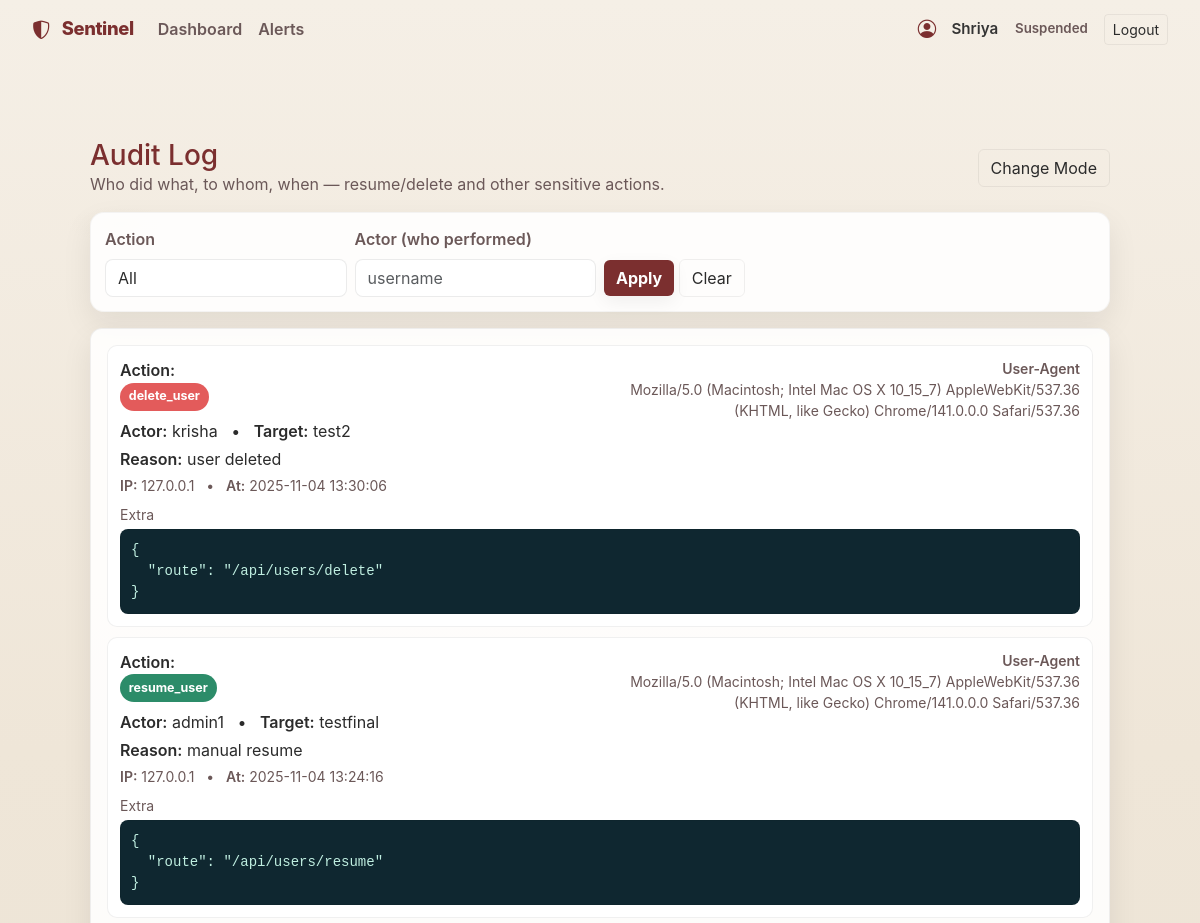
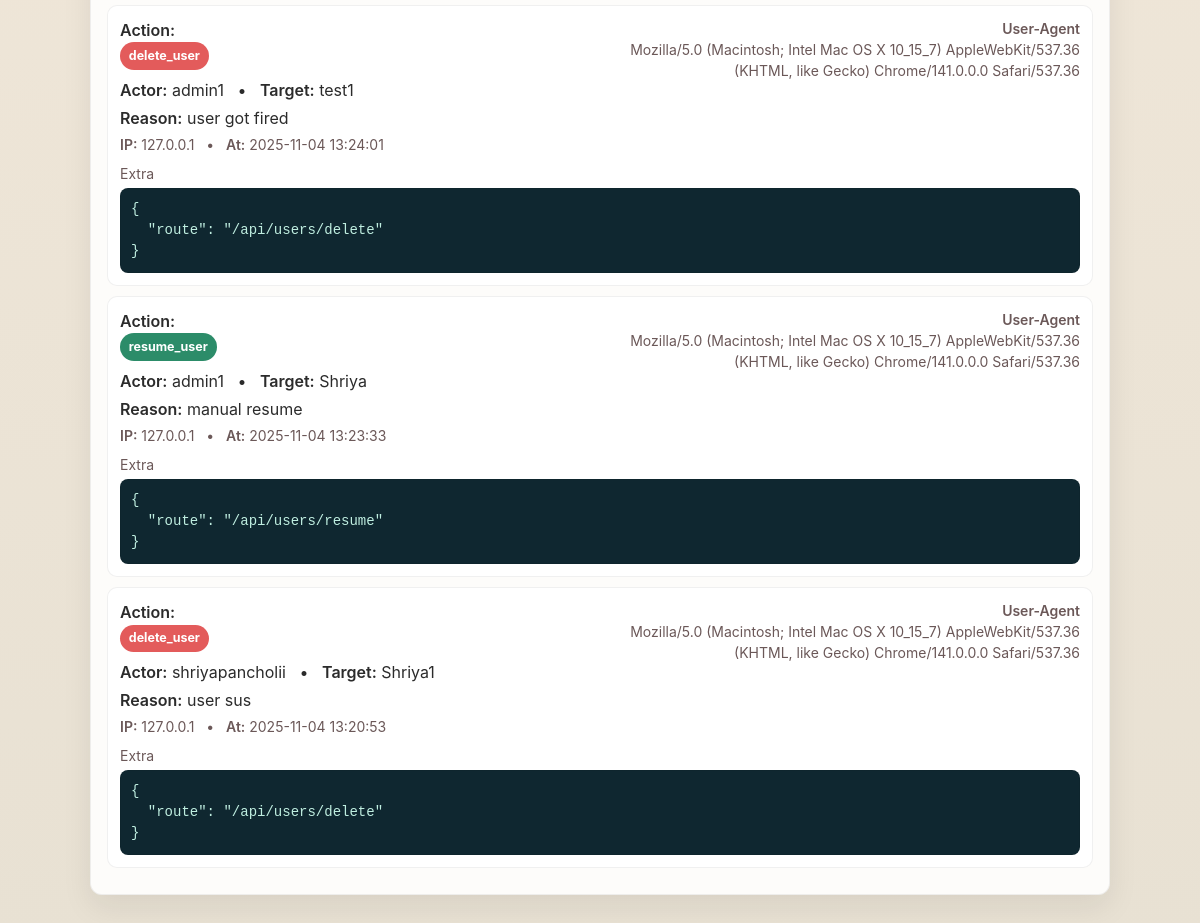
Screenshot of /audit (signed in) with the database file from the repository (2 pictures, top to bottom).
### tables this page shows
CREATE TABLE audit_logs (
        id INTEGER PRIMARY KEY AUTOINCREMENT,
        action TEXT NOT NULL,          -- resume_user / delete_user / ...
        actor TEXT NOT NULL,           -- session username
        target_user TEXT,              -- affected username/id
        reason TEXT,
        ip TEXT,
        user_agent TEXT,
        extra TEXT,                    -- JSON string
        created_at DATETIME NOT NULL DEFAULT CURRENT_TIMESTAMP
    );

### app.py (the view)
@app.route('/audit', methods=['GET'])
@limiter.limit("60 per minute")
def audit_log():
    if not session.get('logged_in'):
        return redirect(url_for('login'))
    q_action = request.args.get('action', '').strip()
    q_actor  = request.args.get('actor', '').strip()
    clauses, params = [], []
    if q_action:
        clauses.append("action = ?")
        params.append(q_action)
    if q_actor:
        clauses.append("actor = ?")
        params.append(q_actor)
    where = f"WHERE {' AND '.join(clauses)}" if clauses else ""
    try:
        conn = get_db_conn()
        cur = conn.cursor()
        cur.execute(f"""
            SELECT id, action, actor, target_user, reason, ip, user_agent, extra, created_at
            FROM audit_logs
            {where}
            ORDER BY id DESC
            LIMIT 300
        """, params)
        rows = cur.fetchall()
        items = []
        for r in rows:
            try:
                extra = json.loads(r['extra']) if r['extra'] else {}
            except Exception:
                extra = r['extra']
            items.append({
                "id": r['id'],
                "action": r['action'],
                "actor": r['actor'],
                "target_user": r['target_user'],
                "reason": r['reason'],
                "ip": r['ip'],
                "user_agent": r['user_agent'],
                "extra": extra,
                "created_at": r['created_at'],
            })
        conn.close()
    except Exception as e:
        print("[/audit] read error:", e)
        items = []
    return render_template('audit_log.html', items=items, q_action=q_action, q_actor=q_actor)

### app.py (called while the page is built)
def get_db_conn():
    conn = sqlite3.connect(DB_PATH)
    conn.row_factory = sqlite3.Row
    return conn

@app.before_request
def enforce_https_in_production():
    USE_HTTPS = os.environ.get("USE_HTTPS", "0").lower() in ("1", "true", "yes")
    if not (FLASK_ENV == "production" and USE_HTTPS):
        return
    proto = request.headers.get('X-Forwarded-Proto', request.scheme)
    if proto != 'https':
        url = request.url.replace("http://", "https://", 1)
        return redirect(url, code=301)

### templates/audit_log.html (shortened to what this page needs)
{% extends 'base.html' %}
{% block content %}
<div class="container py-4">
  <div class="d-flex align-items-center justify-content-between mb-3">
    <div>
      <h1 class="h3" style="color:var(--accent);margin:0">Audit Log</h1>
      <div class="mut">Who did what, to whom, when — resume/delete and other sensitive actions.</div>
    </div>
    <div class="d-flex gap-2">
      <button id="theme_toggle_audit" class="btn btn-outline-light">Change Mode</button>
    </div>
  </div>
  <form method="get" class="card-panel mb-3" style="padding:14px">
    <div class="row g-2 align-items-end">
      <div class="col-12 col-md-3">
        <label class="form-label muted">Action</label>
        <select name="action" class="form-select">
          <option value="" {{ '' == q_action and 'selected' or '' }}>All</option>
        </select>
      </div>
      <div class="col-12 col-md-3">
        <label class="form-label muted">Actor (who performed)</label>
        <input name="actor" class="form-control" value="{{ q_actor or '' }}" placeholder="username">
      </div>
      <div class="col-12 col-md-3">
        <button class="btn btn-accent">Apply</button>
        <a class="btn btn-outline-light" href="{{ url_for('audit_log') }}">Clear</a>
      </div>
    </div>
  </form>
  <div class="audit-card p-3">
    {% if items and items|length > 0 %}
      {% for a in items %}
        <div class="audit-row">
          <div class="d-flex justify-content-between align-items-start">
            <div>
              <div class="k">Action:</div>
              <div>
                {% if a.action == 'delete_user' %}
                  <span class="pill del">{{ a.action }}</span>
                {% elif a.action == 'resume_user' %}
                  <span class="pill res">{{ a.action }}</span>
                {% else %}
                  <span class="pill" style="background:#ddd;color:#222">{{ a.action }}</span>
                {% endif %}
              </div>
              <div class="mt-2"><span class="k">Actor:</span> {{ a.actor or '—' }} &nbsp; • &nbsp;
                  <span class="k">Target:</span> {{ a.target_user or '—' }}</div>
              {% if a.reason %}
                <div class="mt-1"><span class="k">Reason:</span> {{ a.reason }}</div>
              {% endif %}
              <div class="mut small mt-1">
                <span class="k">IP:</span> {{ a.ip or '—' }} &nbsp; • &nbsp;
                <span class="k">At:</span> {{ a.created_at }}
              </div>
            </div>
            <div class="text-end small mut" style="max-width:50%">
              <div class="k">User-Agent</div>
              <div>{{ a.user_agent or '—' }}</div>
            </div>
          </div>
          {% if a.extra %}
            <div class="mt-2">
              <div class="mut small mb-1">Extra</div>
              <pre class="audit-json">{{ a.extra | tojson(indent=2) }}</pre>
            </div>
          {% endif %}
        </div>
      {% endfor %}
    {% else %}
      <div class="alert alert-secondary mb-0">No audit events yet.</div>
    {% endif %}
  </div>
</div>
{% endblock %}

### templates/base.html (shortened to what this page needs)
<!DOCTYPE html>
<html lang="en">
<head>
    <link href="https://cdn.jsdelivr.net/npm/bootstrap@5.3.2/dist/css/bootstrap.min.css" rel="stylesheet">
    <link rel="stylesheet" href="https://cdn.jsdelivr.net/npm/bootstrap-icons@1.10.5/font/bootstrap-icons.css">
</head>
<body>
{% set hide_nav_endpoints = ['login', 'signup'] %}
{% if request.endpoint not in hide_nav_endpoints %}
<nav class="navbar navbar-expand-lg">
    <div class="container-fluid">
        <a class="navbar-brand" href="{{ url_for('dashboard') }}">
            <i class="bi bi-shield-shaded me-2"></i> Sentinel
        </a>
        <div class="collapse navbar-collapse" id="navbarNav">
            <ul class="navbar-nav me-auto mb-2 mb-lg-0">
                {% if session.get('logged_in') %}
                <li class="nav-item"><a class="nav-link" href="{{ url_for('dashboard') }}">Dashboard</a></li>
                <li class="nav-item"><a class="nav-link" href="{{ url_for('alerts_detail') }}">Alerts</a></li>
                {% endif %}
            </ul>
            <div class="d-flex align-items-center">
                {% if session.get('logged_in') %}
                <div class="user-pill me-3">
                    <i class="bi bi-person-circle" style="font-size:1.15rem"></i>
                    <span style="opacity:.95;margin-left:.35rem">{{ session.get('username','User') }}</span>
                    <small class="muted" style="margin-left:.45rem">{{ session.get('role','analyst')|capitalize }}</small>
                </div>
                <a href="{{ url_for('logout') }}" class="btn btn-sm btn-outline-light">Logout</a>
                {% else %}
                <a href="{{ url_for('login') }}" class="btn btn-sm btn-accent me-2">Login</a>
                <a href="{{ url_for('signup') }}" class="btn btn-sm btn-outline-light">Sign Up</a>
                {% endif %}
            </div>
        </div>
    </div>
</nav>
{% endif %}
<div class="content">
    {% block content %}{% endblock %}
</div>
</body>
</html>

### templates/base.html (style rules this page uses)
:root { --bg-900: #f5efe6; --accent: #7b2f2f; --accent-700: #5a1f1f; --muted: #6b5858; --card-bg: rgba(255,255,255,0.88); --glass: rgba(255,255,255,0.85); --danger: #e35b5b; --warning: #d19b4a; --success: #2c8c69; --text-dark: #2b2b2b; --shadow: 0 12px 30px rgba(24,24,24,0.08); }
html,body { height:100% }
body { margin:0; min-height:100%; font-family:"Inter","Poppins",system-ui,-apple-system,"Segoe UI",Roboto,"Helvetica Neue",Arial; background: radial-gradient(900px 300px at 10% 12%, rgba(180,170,155,0.06), transparent 6%), linear-gradient(180deg, #f5efe6 0%, #efe6d8 40%, #e8e1d3 100%); color: var(--text-dark); -webkit-font-smoothing:antialiased; -moz-osx-font-smoothing:grayscale; padding-bottom:48px; }
.navbar { background: transparent; border-bottom: 0; padding: .6rem 1.25rem; }
.navbar-brand { color: var(--accent) !important; font-weight: 800; letter-spacing:-0.02em; font-size:1.15rem; }
.nav-link { color: var(--muted) !important; padding:.35rem .6rem; transition: color .18s ease, transform .12s ease; font-weight:600; }
.navbar .user-pill { color:var(--text-dark); font-weight:600; font-size:0.95rem; display:inline-flex; gap:.6rem; align-items:center; }
.btn-accent { background: var(--accent); color:#fff; border:none; font-weight:700; box-shadow: 0 6px 18px rgba(0,0,0,0.06); }
.btn-outline-light { border-color: rgba(0,0,0,0.06); color: var(--text-dark); background: transparent; }
.content { max-width:1100px; margin:28px auto; padding:28px; }
.card-panel { background: var(--card-bg); border-radius:14px; padding:18px; box-shadow: var(--shadow); border:1px solid rgba(0,0,0,0.04); }
h1, h2, h3 { color: var(--text-dark); margin:0 0 .6rem 0; }
.muted { color: var(--muted); }
input.form-control, textarea.form-control, select.form-select { background:#fff; border:1px solid rgba(0,0,0,0.08); color:var(--text-dark); border-radius:8px; }
input::placeholder { color: rgba(100,100,100,0.45); }
.form-label.muted { color: var(--muted); font-weight:600; }
.bi { color: var(--accent); vertical-align: -2px; }

### templates/audit_log.html (style rules this page uses)
.audit-card { background:var(--card-bg);border-radius:12px;box-shadow:var(--shadow); border:1px solid rgba(0,0,0,0.06) }
.audit-row { border:1px solid rgba(0,0,0,0.06);border-radius:10px;padding:12px;margin-bottom:10px; background:var(--card-bg) }
.mut { color:var(--muted) }
.pill { display:inline-block;padding:.28rem .55rem;border-radius:999px;font-weight:700;font-size:.78rem }
.pill.del { background:var(--danger);color:#fff }
.pill.res { background:var(--success);color:#fff }
.k { font-weight:600 }
pre.audit-json { background:#0f2730;color:#bfeee0;border-radius:8px;padding:10px;white-space:pre-wrap; border:1px solid rgba(0,0,0,0.06);margin:0 }

### rows the page displays
audit_logs: get "Shriya", action "resume_user", actor "admin1", target_user "Shriya", reason "manual resume", ip "127.0.0.1", created_at "2025-11-04 13:23:33", user_agent "Mozilla/5.0 (Macintosh; Intel Mac OS X 10_15_7) AppleWebKit/537.36 (KHTML, like Gecko) Chrome/141.0.0.0 Safari/537.36", extra|tojson "{ \"route\": \"/api/users/resume\" }"
audit_logs: action "delete_user", actor "krisha", target_user "test2", reason "user deleted", ip "127.0.0.1", created_at "2025-11-04 13:30:06", user_agent "Mozilla/5.0 (Macintosh; Intel Mac OS X 10_15_7) AppleWebKit/537.36 (KHTML, like Gecko) Chrome/141.0.0.0 Safari/537.36", extra|tojson "{ \"route\": \"/api/users/delete\" }"
audit_logs: action "resume_user", actor "admin1", target_user "testfinal", reason "manual resume", ip "127.0.0.1", created_at "2025-11-04 13:24:16", user_agent "Mozilla/5.0 (Macintosh; Intel Mac OS X 10_15_7) AppleWebKit/537.36 (KHTML, like Gecko) Chrome/141.0.0.0 Safari/537.36", extra|tojson "{ \"route\": \"/api/users/resume\" }"
audit_logs: action "delete_user", actor "admin1", target_user "test1", reason "user got fired", ip "127.0.0.1", created_at "2025-11-04 13:24:01", user_agent "Mozilla/5.0 (Macintosh; Intel Mac OS X 10_15_7) AppleWebKit/537.36 (KHTML, like Gecko) Chrome/141.0.0.0 Safari/537.36", extra|tojson "{ \"route\": \"/api/users/delete\" }"
audit_logs: action "delete_user", actor "shriyapancholii", target_user "Shriya1", reason "user sus", ip "127.0.0.1", created_at "2025-11-04 13:20:53", user_agent "Mozilla/5.0 (Macintosh; Intel Mac OS X 10_15_7) AppleWebKit/537.36 (KHTML, like Gecko) Chrome/141.0.0.0 Safari/537.36", extra|tojson "{ \"route\": \"/api/users/delete\" }"

### other values shown
{{ session.get('role','analyst')|capitalize }} "Suspended"
